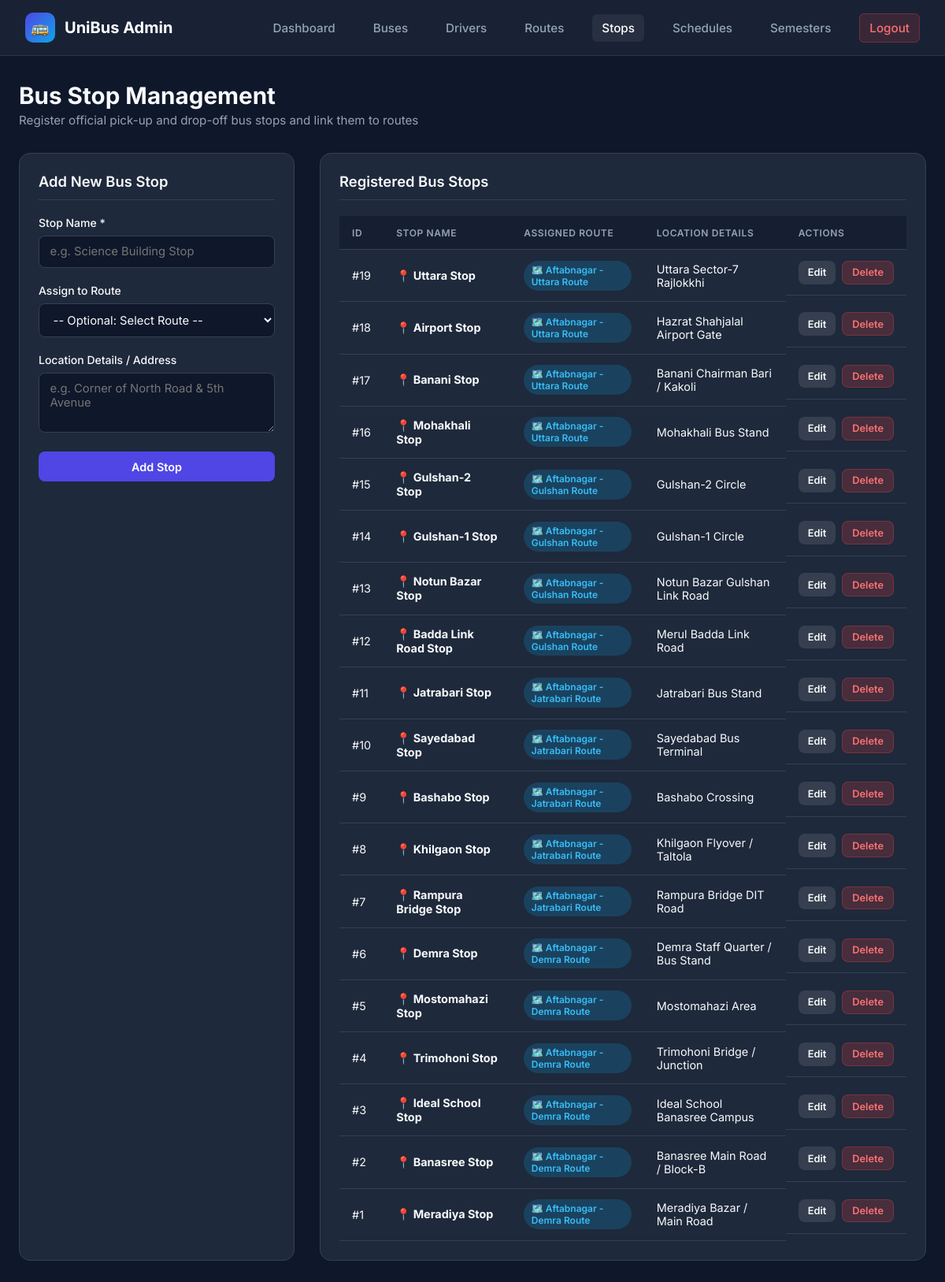
/busstop.php (signed in), run on the app's committed database.
### tables this page shows
CREATE TABLE `busstop` (
  `StopID` int(11) NOT NULL AUTO_INCREMENT,
  `StopName` varchar(100) NOT NULL,
  `Location` varchar(255) DEFAULT NULL,
  `RouteID` int(11) DEFAULT NULL,
  PRIMARY KEY (`StopID`),
  UNIQUE KEY `StopName` (`StopName`),
  KEY `fk_busstop_route` (`RouteID`),
  CONSTRAINT `fk_busstop_route` FOREIGN KEY (`RouteID`) REFERENCES `route` (`RouteID`) ON DELETE SET NULL
);

CREATE TABLE `route` (
  `RouteID` int(11) NOT NULL AUTO_INCREMENT,
  `RouteName` varchar(100) NOT NULL,
  `StartLocation` varchar(100) NOT NULL,
  `EndLocation` varchar(100) NOT NULL,
  `Distance` decimal(5,2) DEFAULT NULL,
  `EstimatedDuration` int(11) DEFAULT NULL,
  PRIMARY KEY (`RouteID`)
);

### busstop.php (the view, shortened to what this page needs)
<?php
include("db.php");
$edit_stop = null;
$stops_query = "SELECT busstop.*, route.RouteName
                FROM busstop
                LEFT JOIN route ON busstop.RouteID = route.RouteID
                ORDER BY busstop.StopID DESC";
$stops_result = mysqli_query($conn, $stops_query);
?>
<!DOCTYPE html>
<html lang="en">
<head>
    <link rel="stylesheet" href="style.css">
</head>
<body>
    <nav class="navbar">
        <a href="admin.php" class="brand">
            <div class="brand-icon">🚌</div>
            <span>UniBus Admin</span>
        </a>
        <ul class="nav-links">
            <li><a href="admin.php">Dashboard</a></li>
            <li><a href="bus.php">Buses</a></li>
            <li><a href="driver.php">Drivers</a></li>
            <li><a href="route.php">Routes</a></li>
            <li><a href="busstop.php" class="active">Stops</a></li>
            <li><a href="busschedule.php">Schedules</a></li>
            <li><a href="semester.php">Semesters</a></li>
            <li><a href="logout.php" class="btn-logout">Logout</a></li>
        </ul>
    </nav>
    <div class="container">
        <div class="page-header">
            <div class="page-title">
                <h1>Bus Stop Management</h1>
                <p>Register official pick-up and drop-off bus stops and link them to routes</p>
            </div>
        </div>
        <div class="grid-layout">
            <div class="card">
                <div class="card-title"><?php echo $edit_stop ? 'Edit Bus Stop' : 'Add New Bus Stop'; ?></div>
                <form method="POST" action="busstop.php">
                    <div class="form-group">
                        <label>Stop Name *</label>
                        <input type="text" name="StopName" class="form-control" placeholder="e.g. Science Building Stop" required value="<?php echo $edit_stop ? htmlspecialchars($edit_stop['StopName']) : ''; ?>">
                    </div>
                    <div class="form-group">
                        <label>Assign to Route</label>
                        <select name="RouteID" class="form-control">
                            <option value="">-- Optional: Select Route --</option>
                        </select>
                    </div>
                    <div class="form-group">
                        <label>Location Details / Address</label>
                        <textarea name="Location" class="form-control" rows="3" placeholder="e.g. Corner of North Road & 5th Avenue"><?php echo $edit_stop ? htmlspecialchars($edit_stop['Location']) : ''; ?></textarea>
                    </div>
                    <button type="submit" name="save_stop" class="btn btn-primary btn-block">
                        <?php echo $edit_stop ? 'Update Stop' : 'Add Stop'; ?>
                    </button>
                </form>
            </div>
            <div class="card">
                <div class="card-title">Registered Bus Stops</div>
                <div class="table-responsive">
                    <table class="table">
                        <thead>
                            <tr>
                                <th>ID</th>
                                <th>Stop Name</th>
                                <th>Assigned Route</th>
                                <th>Location Details</th>
                                <th>Actions</th>
                            </tr>
                        </thead>
                        <tbody>
                            <?php if (mysqli_num_rows($stops_result) > 0): ?>
                                <?php while ($row = mysqli_fetch_assoc($stops_result)): ?>
                                    <tr>
                                        <td>#<?php echo $row['StopID']; ?></td>
                                        <td><strong>📍 <?php echo htmlspecialchars($row['StopName']); ?></strong></td>
                                        <td>
                                            <?php if ($row['RouteName']): ?>
                                                <span class="badge badge-student">🗺️ <?php echo htmlspecialchars($row['RouteName']); ?></span>
                                            <?php else: ?>
                                                <span style="color:var(--text-muted);">Unassigned</span>
                                            <?php endif; ?>
                                        </td>
                                        <td><?php echo htmlspecialchars($row['Location'] ?: 'N/A'); ?></td>
                                        <td style="display:flex; gap:0.5rem;">
                                            <a href="busstop.php?edit=<?php echo $row['StopID']; ?>" class="btn btn-secondary btn-sm">Edit</a>
                                            <a href="busstop.php?delete=<?php echo $row['StopID']; ?>" class="btn btn-danger btn-sm" onclick="return confirm('Are you sure you want to delete this bus stop?');">Delete</a>
                                        </td>
                                    </tr>
                                <?php endwhile; ?>
                            <?php else: ?>
                                <tr>
                                    <td colspan="5" style="text-align: center; color: var(--text-muted);">No bus stops registered yet.</td>
                                </tr>
                            <?php endif; ?>
                        </tbody>
                    </table>
                </div>
            </div>
        </div>
    </div>
</body>
</html>

### style.css (style rules this page uses)
:root { --primary: #4f46e5; --primary-hover: #4338ca; --primary-light: #eef2ff; --secondary: #0ea5e9; --success: #10b981; --warning: #f59e0b; --danger: #ef4444; --bg-dark: #0f172a; --card-bg: #1e293b; --text-main: #f8fafc; --text-muted: #94a3b8; --border-color: #334155; --glass-bg: rgba(30, 41, 59, 0.7); --glass-border: rgba(255, 255, 255, 0.08); }
* { margin: 0; padding: 0; box-sizing: border-box; font-family: 'Inter', system-ui, -apple-system, sans-serif; }
body { background-color: var(--bg-dark); color: var(--text-main); min-height: 100vh; display: flex; flex-direction: column; }
.navbar { background: var(--glass-bg); backdrop-filter: blur(12px); border-bottom: 1px solid var(--glass-border); padding: 1rem 2rem; display: flex; justify-content: space-between; align-items: center; position: sticky; top: 0; z-index: 100; }
.navbar .brand { display: flex; align-items: center; gap: 0.75rem; font-size: 1.25rem; font-weight: 700; color: #ffffff; text-decoration: none; }
.navbar .brand-icon { width: 38px; height: 38px; background: linear-gradient(135deg, var(--primary), var(--secondary)); border-radius: 10px; display: flex; align-items: center; justify-content: center; font-size: 1.2rem; }
.nav-links { display: flex; align-items: center; gap: 1.5rem; list-style: none; }
.nav-links a { color: var(--text-muted); text-decoration: none; font-weight: 500; font-size: 0.95rem; transition: all 0.2s ease; padding: 0.5rem 0.75rem; border-radius: 6px; }
.nav-links a:hover, .nav-links a.active { color: #ffffff; background: rgba(255, 255, 255, 0.06); }
.btn-logout { background: rgba(239, 68, 68, 0.15); color: #f87171 !important; border: 1px solid rgba(239, 68, 68, 0.3); }
.container { max-width: 1200px; margin: 2rem auto; padding: 0 1.5rem; width: 100%; flex: 1; }
.page-header { display: flex; justify-content: space-between; align-items: center; margin-bottom: 2rem; }
.page-title h1 { font-size: 1.85rem; font-weight: 700; }
.page-title p { color: var(--text-muted); font-size: 0.95rem; margin-top: 0.25rem; }
.grid-layout { display: grid; grid-template-columns: 350px 1fr; gap: 2rem; }
.card { background: var(--card-bg); border: 1px solid var(--border-color); border-radius: 14px; padding: 1.5rem; }
.card-title { font-size: 1.15rem; font-weight: 600; margin-bottom: 1.25rem; padding-bottom: 0.75rem; border-bottom: 1px solid var(--border-color); }
.form-group { margin-bottom: 1.25rem; }
.form-group label { display: block; font-size: 0.875rem; font-weight: 500; margin-bottom: 0.5rem; color: var(--text-main); }
.form-control { width: 100%; padding: 0.65rem 0.85rem; background: var(--bg-dark); border: 1px solid var(--border-color); border-radius: 8px; color: var(--text-main); font-size: 0.925rem; outline: none; transition: border-color 0.2s; }
select.form-control option { background: var(--bg-dark); color: var(--text-main); }
.btn { display: inline-flex; align-items: center; justify-content: center; gap: 0.5rem; padding: 0.65rem 1.25rem; border-radius: 8px; font-weight: 600; font-size: 0.9rem; cursor: pointer; border: none; transition: all 0.2s ease; text-decoration: none; }
.btn-primary { background: var(--primary); color: white; }
.btn-secondary { background: rgba(255, 255, 255, 0.1); color: var(--text-main); }
.btn-danger { background: rgba(239, 68, 68, 0.2); color: #f87171; border: 1px solid rgba(239, 68, 68, 0.3); }
.btn-sm { padding: 0.4rem 0.75rem; font-size: 0.8rem; }
.btn-block { width: 100%; }
.table-responsive { width: 100%; overflow-x: auto; }
.table { width: 100%; border-collapse: collapse; text-align: left; }
.table th, .table td { padding: 0.85rem 1rem; border-bottom: 1px solid var(--border-color); font-size: 0.9rem; }
.table th { background: rgba(15, 23, 42, 0.5); color: var(--text-muted); font-weight: 600; text-transform: uppercase; font-size: 0.75rem; letter-spacing: 0.05em; }
.badge { padding: 0.25rem 0.6rem; border-radius: 9999px; font-size: 0.75rem; font-weight: 600; display: inline-block; }
.badge-student { background: rgba(14, 165, 233, 0.2); color: #38bdf8; }

### data on the page
busstop: StopID "19", StopName "Uttara Stop", RouteID.RouteName "Aftabnagar - Uttara Route", Location "Uttara Sector-7 Rajlokkhi"
busstop: StopID "18", StopName "Airport Stop", RouteID.RouteName "Aftabnagar - Uttara Route", Location "Hazrat Shahjalal Airport Gate"
busstop: StopID "17", StopName "Banani Stop", RouteID.RouteName "Aftabnagar - Uttara Route", Location "Banani Chairman Bari / Kakoli"
busstop: StopID "16", StopName "Mohakhali Stop", RouteID.RouteName "Aftabnagar - Uttara Route", Location "Mohakhali Bus Stand"
busstop: StopID "15", StopName "Gulshan-2 Stop", RouteID.RouteName "Aftabnagar - Gulshan Route", Location "Gulshan-2 Circle"
busstop: StopID "14", StopName "Gulshan-1 Stop", RouteID.RouteName "Aftabnagar - Gulshan Route", Location "Gulshan-1 Circle"
busstop: StopID "13", StopName "Notun Bazar Stop", RouteID.RouteName "Aftabnagar - Gulshan Route", Location "Notun Bazar Gulshan Link Road"
busstop: StopID "12", StopName "Badda Link Road Stop", RouteID.RouteName "Aftabnagar - Gulshan Route", Location "Merul Badda Link Road"
busstop: StopID "11", StopName "Jatrabari Stop", RouteID.RouteName "Aftabnagar - Jatrabari Route", Location "Jatrabari Bus Stand"
busstop: StopID "10", StopName "Sayedabad Stop", RouteID.RouteName "Aftabnagar - Jatrabari Route", Location "Sayedabad Bus Terminal"
busstop: StopID "9", StopName "Bashabo Stop", RouteID.RouteName "Aftabnagar - Jatrabari Route", Location "Bashabo Crossing"
busstop: StopID "8", StopName "Khilgaon Stop", RouteID.RouteName "Aftabnagar - Jatrabari Route", Location "Khilgaon Flyover / Taltola"
busstop: StopID "7", StopName "Rampura Bridge Stop", RouteID.RouteName "Aftabnagar - Jatrabari Route", Location "Rampura Bridge DIT Road"
busstop: StopID "6", StopName "Demra Stop", RouteID.RouteName "Aftabnagar - Demra Route", Location "Demra Staff Quarter / Bus Stand"
busstop: StopID "5", StopName "Mostomahazi Stop", RouteID.RouteName "Aftabnagar - Demra Route", Location "Mostomahazi Area"
busstop: StopID "4", StopName "Trimohoni Stop", RouteID.RouteName "Aftabnagar - Demra Route", Location "Trimohoni Bridge / Junction"
busstop: StopID "3", StopName "Ideal School Stop", RouteID.RouteName "Aftabnagar - Demra Route", Location "Ideal School Banasree Campus"
busstop: StopID "2", StopName "Banasree Stop", RouteID.RouteName "Aftabnagar - Demra Route", Location "Banasree Main Road / Block-B"
busstop: StopID "1", StopName "Meradiya Stop", RouteID.RouteName "Aftabnagar - Demra Route", Location "Meradiya Bazar / Main Road"
